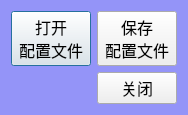
<?xml version="1.0" encoding="UTF-8"?>
<ui version="4.0">
 <class>dlgSetupOp</class>
 <widget class="QDialog" name="dlgSetupOp">
  <property name="geometry">
   <rect>
    <x>0</x>
    <y>0</y>
    <width>176</width>
    <height>94</height>
   </rect>
  </property>
  <property name="windowTitle">
   <string>Dialog</string>
  </property>
  <property name="styleSheet">
   <string notr="true">QDialog
{
	background-color: rgb(148, 148, 248);
}</string>
  </property>
  <layout class="QVBoxLayout" name="verticalLayout">
   <item>
    <layout class="QHBoxLayout" name="horizontalLayout">
     <item>
      <widget class="QPushButton" name="btnOpenSettingsFile">
       <property name="font">
        <font>
         <family>楷体</family>
         <pointsize>12</pointsize>
        </font>
       </property>
       <property name="text">
        <string>打开
配置文件</string>
       </property>
      </widget>
     </item>
     <item>
      <widget class="QPushButton" name="btnSaveSettingsFile">
       <property name="font">
        <font>
         <family>楷体</family>
         <pointsize>12</pointsize>
        </font>
       </property>
       <property name="text">
        <string>保存
配置文件</string>
       </property>
      </widget>
     </item>
    </layout>
   </item>
   <item>
    <layout class="QHBoxLayout" name="horizontalLayout_2">
     <item>
      <spacer name="horizontalSpacer">
       <property name="orientation">
        <enum>Qt::Horizontal</enum>
       </property>
       <property name="sizeHint" stdset="0">
        <size>
         <width>40</width>
         <height>20</height>
        </size>
       </property>
      </spacer>
     </item>
     <item>
      <widget class="QPushButton" name="btnClose">
       <property name="font">
        <font>
         <family>楷体</family>
         <pointsize>12</pointsize>
        </font>
       </property>
       <property name="text">
        <string>关闭</string>
       </property>
      </widget>
     </item>
    </layout>
   </item>
  </layout>
 </widget>
 <resources/>
 <connections/>
</ui>
